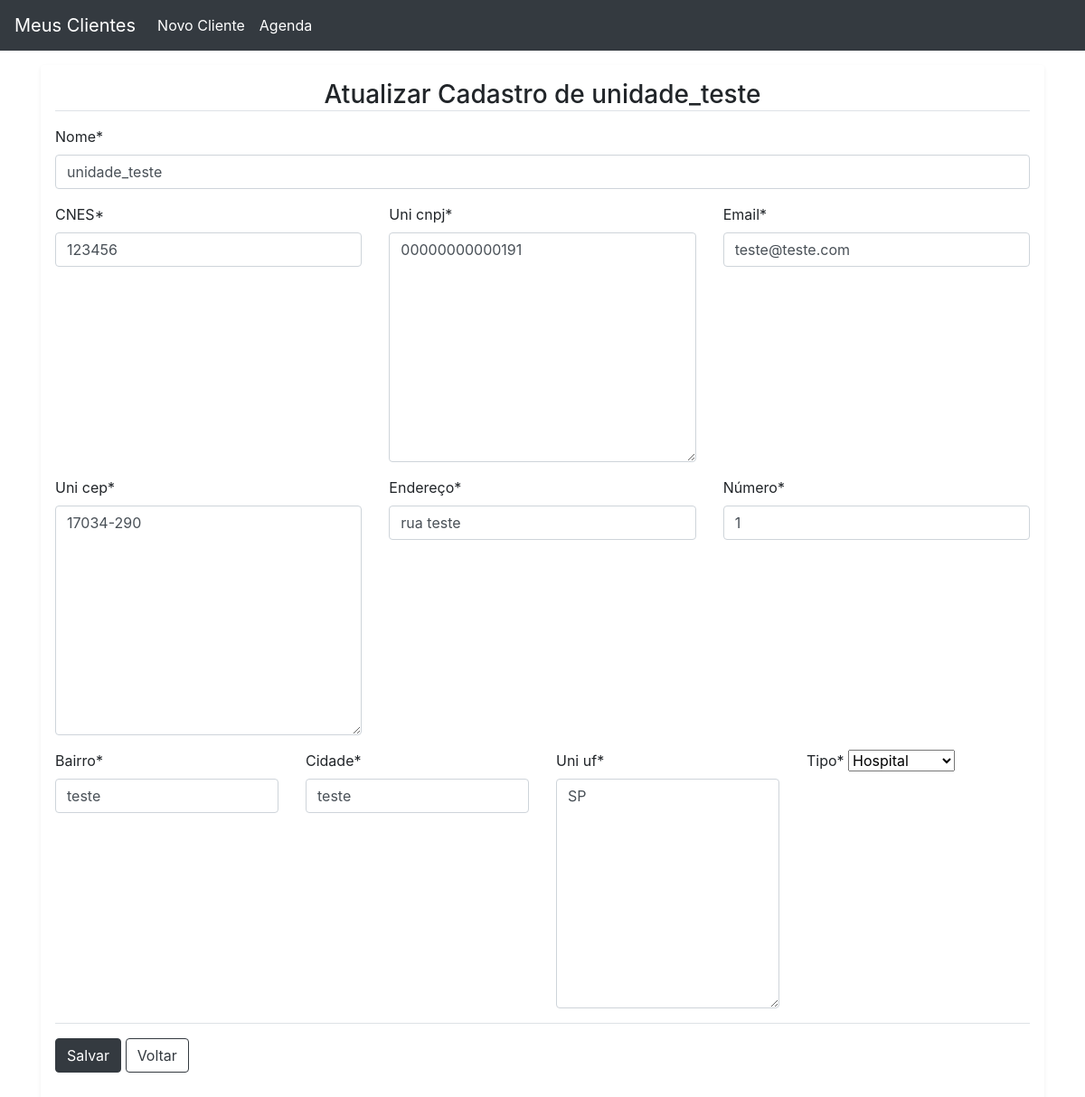
/unidade/editar_unidade/1, run on the app's committed database.
### unidade_saude/models.py (models this page shows, shortened)
class UnidadeSaude(models.Model):
    tipo_unidade = [
        ('Upa', 'Upa'),
        ('Ubs', 'Ubs'),
        ('Hospital', 'Hospital'),
        ('Maternidade', 'Maternidade'),
    ]
    uni_cnes = models.CharField('CNES', max_length=250)
    uni_nome = models.CharField('Nome', max_length=250)
    uni_cnpj = BRCNPJField('CNPJ')
    uni_endereco = models.CharField('Endereço', max_length=250)
    uni_num_casa = models.CharField('Número', max_length=250)
    uni_bairro = models.CharField('Bairro', max_length=250)
    uni_cidade = models.CharField('Cidade', max_length=250)
    uni_uf = BRStateField('UF')
    uni_cep = BRPostalCodeField('CEP')
    uni_email = models.EmailField('Email')
    uni_tipo = models.CharField('Tipo', max_length=50, choices=tipo_unidade)
    class Meta:
        db_table = 'unidade_saude'
        ordering = ('uni_cnes',)
        verbose_name = 'unidade_saude'
        verbose_name_plural = 'unidade_saude'

### unidade_saude/views.py (the view, shortened to what this page needs)
# urls.py: path('editar_unidade/<int:id>', editar_unidade, name='editar_unidade'),
def editar_unidade(request, id):
    unidade = get_object_or_404(UnidadeSaude, pk = id)
    form = UnidadeForm(request.POST or None, instance = unidade)
    context = {
        'form':form,
        'unidade':unidade,
    }
    return render(request, 'unidade/editar_unidade.html', context)

### templates/unidade/editar_unidade.html (shortened to what this page needs)
{% extends "base.html" %}
{% load static %}
{% load crispy_forms_tags %}
{% block main %}
<div class="container">
    <div class="my-3 p-3 bg-white rounded shadow-sm">
        <h3 class="text-center border-bottom border-gray mb-3"> Atualizar Cadastro de {{unidade.uni_nome}} </h3>
        <form method="POST" enctype="multipart/form-data">
            {%  crispy form %}
        </form>
    </div>
</div>
{% endblock main %}

### static/css/style.css (style rules this page uses)
html, body { height: 100%; }

### data on the page
UnidadeSaude: uni_nome "unidade_teste", uni_cnes "123456", uni_cnpj "00000000000191", uni_email "teste@teste.com", uni_cep "17034-290", uni_endereco "rua teste", uni_num_casa "1", uni_bairro "teste", uni_cidade "teste", uni_uf "SP", uni_tipo "Hospital"
